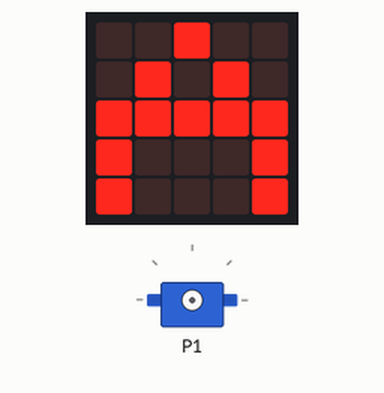
A program run on a simulated BBC micro:bit (MakeCode). On the bench: the board's 5×5 LED display, servo.

Above: at 0.2 s.
At 10.9 s:
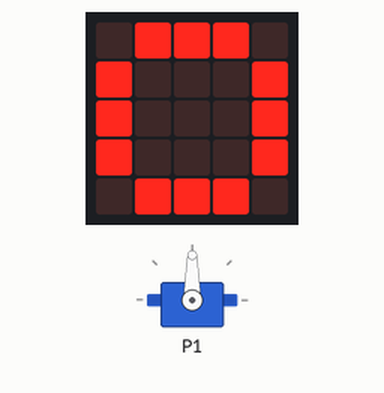
At 19.92 s:
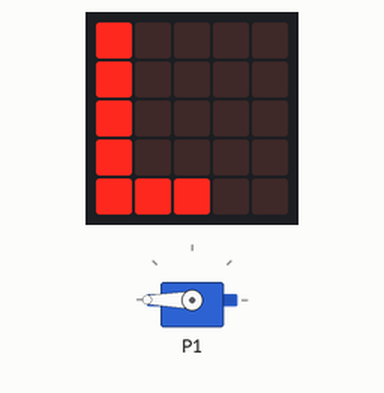
At 38.2 s:
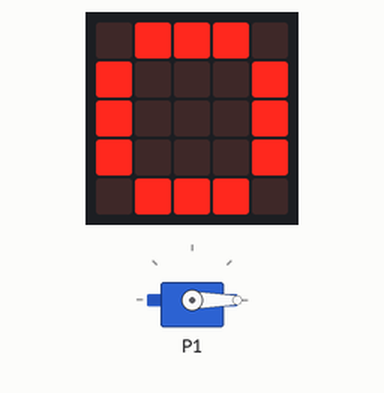
Timing chart, 0 to 40.0 s (numbered marks = the images above):
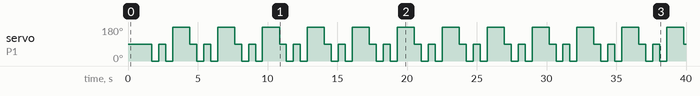

The program:

main.ts
```typescript
basic.forever(function () {
    basic.showLeds(`
        . . # . .
        . # . # .
        # # # # #
        # . . . #
        # . . . #
        `)
    basic.showLeds(`
        # . . . .
        # . . . .
        # . . . .
        # . . . .
        # # # . .
        `)
    basic.showLeds(`
        . # # # .
        # . . . #
        # . . . #
        # . . . #
        . # # # .
        `)
    pins.servoWritePin(AnalogPin.P1, 90)
    basic.pause(500)
    pins.servoWritePin(AnalogPin.P1, 0)
    basic.pause(500)
    pins.servoWritePin(AnalogPin.P1, 90)
    basic.pause(500)
    pins.servoWritePin(AnalogPin.P1, 0)
    basic.pause(500)
    pins.servoWritePin(AnalogPin.P1, 180)
})
```

test.ts
```typescript
// tests gaan hier; deze zal niet worden gecompileerd wanneer dit pakket wordt gebruikt als extensie.
```

Measured:
- by itself, servo on P1: repeats every 3.2 s: 90° 0.50 s, 0° 0.50 s, 180° 1.2 s, 90° 0.50 s, 0° 0.50 s
- what the display in image 1 shows lasts 2.4 s, from 10.5 s to 12.9 s
- what the display in image 2 shows lasts 0.4 s, from 19.7 s to 20.1 s
